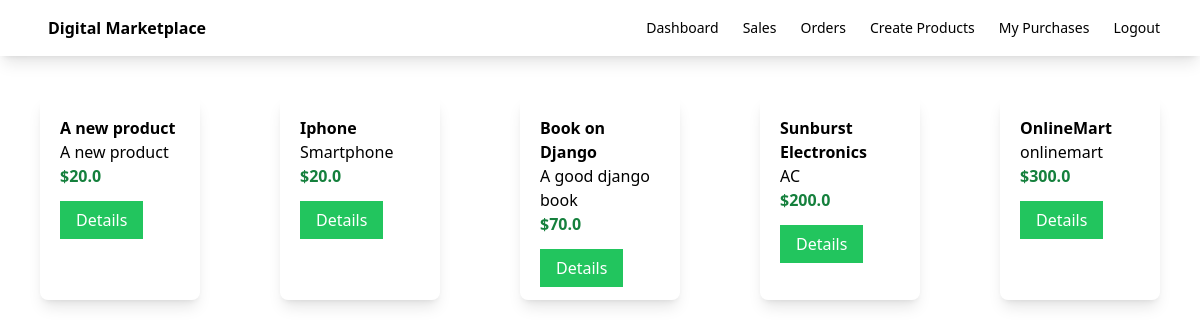
The page / on the database its author committed.
### myapp/models.py (models this page shows, shortened)
class Product(models.Model):
    seller = models.ForeignKey(User, on_delete=models.CASCADE)
    name=models.CharField(max_length=100)
    description=models.CharField(max_length=100)
    price=models.FloatField()
    file=models.FileField(upload_to='uploads',null=True,blank=True)
    total_sales_amount=models.IntegerField(default=0)
    total_sales= models.IntegerField(default=0)

### myapp/views.py (the view)
# urls.py: path('',views.index,name='index' ),
def index(request):
    products= Product.objects.all()
    return render(request,'myapp/index.html',{'products':products})

### myapp/templates/myapp/index.html (shortened to what this page needs)
{% extends 'myapp/base.html' %}
{% block body %}
<div class="product-container flex">
{% for product in products %}
    <div class="product shadow-lg w-1/4 rounded-lg m-10">
        <div class="p-5">
            <div class="font-bold">
                {{ product.name }}
            </div>
            <div>
                {{ product.description }}
            </div>
            <div class="text-green-700 font-bold">
                ${{ product.price }}
            </div>
            <div class="mt-5">
                <a class="bg-green-500 text-white px-4 py-2" href="{% url 'detail' product.id %}">Details</a>
            </div>
        </div>
    </div>
{% endfor %}
</div>
{% endblock %}

### myapp/templates/myapp/base.html (shortened to what this page needs)
<!DOCTYPE html>
<html lang="en">
<head>
    <script src="https://cdn.tailwindcss.com"></script>
</head>
<body>
    <nav class="shadow-lg">
        <div class="flex flex-wrap justify-between ml-5 items-center mx-auto px-4 py-2.5">
            <a href="" class="flex items-center">
                <span class="self-center text-xml font-semibold">Digital Marketplace</span>
            </a>
            <div class="flex items-center">
                <a href="{% url 'dashboard' %}" class="mr-6 text-sm font-medium text-grey-500">Dashboard</a>
                <a href="{% url 'sales' %}" class="mr-6 text-sm font-medium text-grey-500">Sales</a>
                <a href="" class="mr-6 text-sm font-medium text-grey-500">Orders</a>
                <a href="{% url 'createproduct' %}" class="mr-6 text-sm font-medium text-grey-500">Create Products</a>
                <a href="{% url 'purchases' %}" class="mr-6 text-sm font-medium text-grey-500">My Purchases</a>
                <a href="{% url 'logout' %}" class="mr-6 text-sm font-medium text-grey-500">Logout</a>
            </div>
        </div>
    </nav>
    {% block body %}
    {% endblock %}
</body>
</html>

### rows shown on the page
Product: name "A new product", description "A new product", price "20.0"
Product: name "Iphone", description "Smartphone", price "20.0"
Product: name "Book on Django", description "A good django book", price "70.0"
Product: name "Sunburst Electronics", description "AC", price "200.0"
Product: name "OnlineMart", description "onlinemart", price "300.0"
